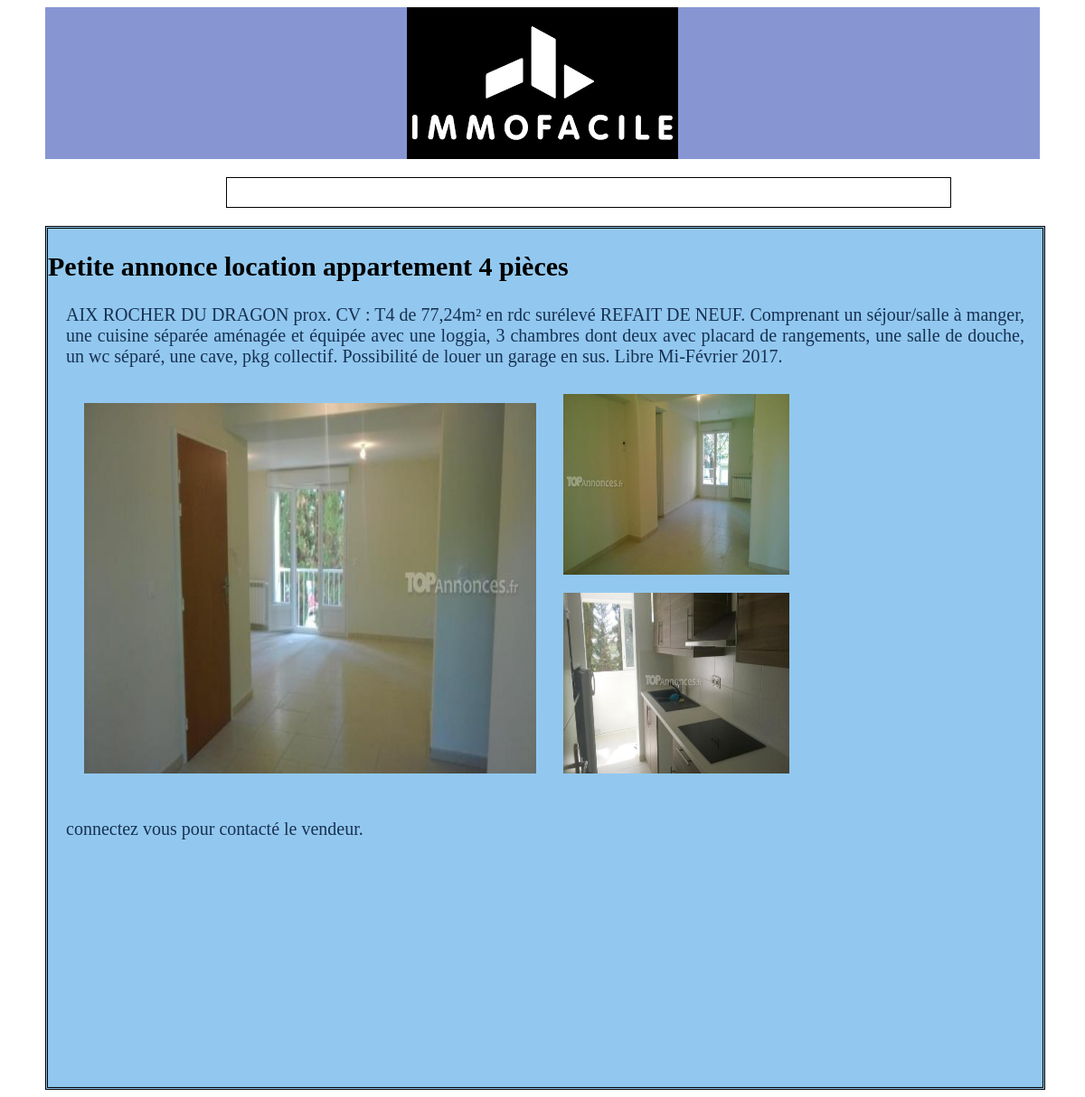
Page /a.php?id=2 on the committed database.
### tables this page shows
CREATE TABLE `annonce` (
  `id_a` int(11) NOT NULL,
  `titre` varchar(50) NOT NULL,
  `description` text,
  `date_a` date DEFAULT NULL,
  `prix` decimal(10,0) DEFAULT NULL,
  `commune` varchar(255) DEFAULT NULL,
  `nbpiece` int(11) DEFAULT NULL,
  `surface` varchar(11) NOT NULL,
  `p1` varchar(255) NOT NULL,
  `p2` varchar(255) NOT NULL,
  `p3` varchar(255) NOT NULL,
  `p4` varchar(255) NOT NULL,
  `id_c` int(11) DEFAULT NULL
);

### a.php (the view, shortened to what this page needs)
<?php include("headerIMMO.php"); ?>
<div class="colonne3">
<?php
			$id_a = $_GET['id'];
			$requete = $bdd->query("SELECT * FROM annonce WHERE id_a=$id_a") ;
			while($reponse = $requete->fetch())
			{
				if( isset ($_SESSION['connecte']))
				{
					echo"<h2>".$reponse['titre']."</h2>";
					echo "<p>".$reponse['description']."<p>";
					echo "<a class='zoombox zgallery1' href=".$reponse['p1']."><img src=".$reponse['p1']." class='image '></a> ";
					echo "<a class='zoombox zgallery1' href=".$reponse['p2']."><img src=".$reponse['p2']." class='image3 '></a> ";
					echo "<a class='zoombox zgallery1' href=".$reponse['p3']."><img src=".$reponse['p3']." class='image4 '></a> ";
					echo
					"<form method='post' action='#'>
					<textarea name='texte' id='ckeditor' ></textarea>
					<input type='submit' name='submit'>
					</form>
					<script src='http://cdn.ckeditor.com/4.5.11/basic/ckeditor.js'></script>
					<script> CKEDITOR.replace('ckeditor'); </script>";
					if(isset($_POST['submit']) )
						{
							$texte=$_POST['texte'];
							$requete = $bdd->query("INSERT INTO commentaire (post) VALUES('".$texte."')");
						}
				}
				else
				{
					echo"<h2>".$reponse['titre']."</h2>";
					echo "<p>".$reponse['description']."<p>";
					echo "<img src=".$reponse['p1']." class='image '> ";
					echo "<img src=".$reponse['p2']." class='image3 '> ";
					echo "<img src=".$reponse['p3']." class='image4 '> ";
					echo "<p class='bas'>connectez vous pour contacté le vendeur.</p>";
				}
			}
?>
</div>
<?php include("footerIMMO.php");?>

### style.css (style rules this page uses)
body { text-decoration:none; background:url(img/fond.jpg) no-repeat; }
.colonne3 { width:100%; height:950px; border: 3px black double ; color: black; font-size:20px; text-decoration:none; background:#92c8ef; }
.image { width:300px;height:150px;padding:20px;float:left; }
.image { width:500px;height:410px; }
.image3 { width:250px;height:200px;margin:10px; }
.image4 { width:250px;height:200px;margin:10px; }
.bas { float:left; padding-right:400px; display:block; }
p { text-align:justify; margin-left:20px; margin-right:20px; color:#183152; }

### rows in the picture
annonce: titre "Petite annonce location appartement 4 pièces", description "AIX ROCHER DU DRAGON prox. CV : T4 de 77,24m² en rdc surélevé REFAIT DE NEUF. Comprenant un séjour/salle à manger, une cuisine séparée aménagée et équipée avec une loggia, 3 chambres dont deux avec placard de rangements, une salle de douche, un wc séparé, une cave, pkg collectif. Possibilité de louer un garage en sus. Libre Mi-Février 2017.", p1 (picture), p2 (picture), p3 (picture)
